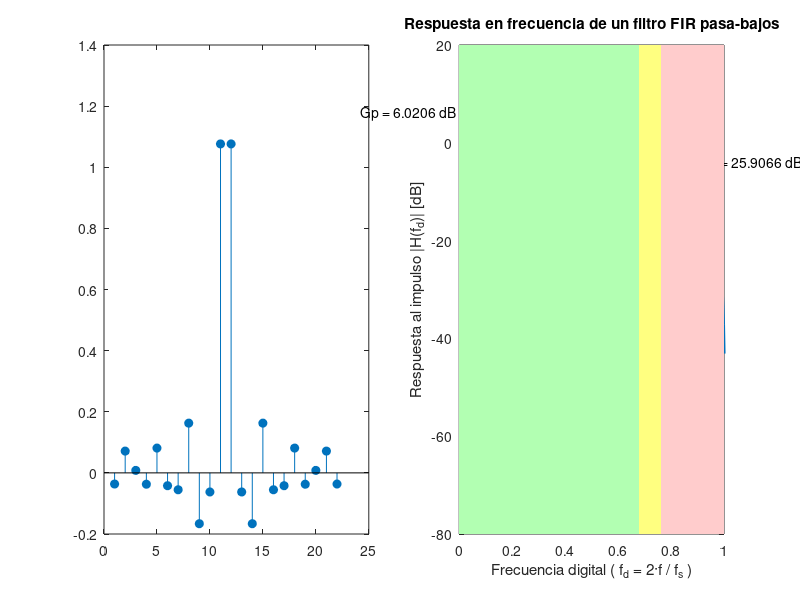

Here is the MATLAB script that generated this plot:
% <------- Guia 4 - Ejercicio 1 ----------->

clc; % borra la consola
clear all; % borra todas las variables
close all; % cierra las ventanas de imagen
pkg load control; % paquete con 'mag2db'
pkg load signal; % 'findpeaks'

% punto 1
h = load ('low_pass.dat'); % carga el archivo .dat
figure('name','Guia 4 ejercicio 1','Units','normalized','Position',[0 0 1 1]); % pantalla completa
subplot(1,2,1);  % subplot (filas, columnas, indice)
stem (h,'fill');

% punto 2
H = fft(h,1000);  % calcula la FFT con 1000 puntos de frecuencia, completa con ceros
Hdb = mag2db( abs( H(1:500) ) ); % convierte a dB el valor absoluto de las muestras de f positiva
fd = (0 : 1/500 : 1-(1/500) ); % vector con los valores de frecuencia digital fd = 2f / fs

subplot(1,2,2);
plot (fd, Hdb, 'linewidth', 3); % grafica la respuesta en frecuencia
limits = axis; % vector con los limites de los ejes [xmin xmax ymin ymax]
xmin = limits(1);
xmax = limits(2);
ymin = limits(3);
ymax = limits(4);
xlabel ('Frecuencia digital ( f_d = 2·f / f_s )'); % etiqueta eje X
ylabel ('Respuesta al impulso |H(f_d)| [dB]');  % etiqueta eje y
title ('Respuesta en frecuencia de un filtro FIR pasa-bajos'); % titulo

% punto 3

Gp = Hdb(1); % ganancia de continua
fc_H = find( Hdb <= ( Gp-3 ) ); % encuentra elemento con Gp-3dB
fc_H = fc_H(1); % solo la primera ocurrencia
Gfc = Hdb(fc_H); % ganancia en la frecuencia de corte
fc = fd(fc_H); % frecuencia de corte
Rp = max(Hdb); % ripple en banda de paso
fRp_H = find( Hdb == Rp ); % encuentra elemento de ripple
fRp = fd( fRp_H(1) ); % frecuencia donde se produce el maximo ripple
[H_sba, loc] = findpeaks(Hdb(fc_H:end), "DoubleSided"); % maximos [pico, ocurrencia], "DoubleSided" -> valores negativos
f_btr = fd( fc_H+loc(1) ); % f_max banda transicion
H_sba = max(H_sba); % busca el mayor pico
elem_sba = find ( Hdb(fc_H:end) == H_sba ); % busca el indice del mayor pico en la banda de rechazo
f_sba = fd( fc_H+elem_sba ); % frecuencia del mayor pico en la banda de rechazo

line ([0 f_sba], [Gp Gp], "linestyle", "-.", "color", "r", 'linewidth', 1);
line ([f_sba f_sba], [H_sba Gp], "linestyle", ":", "color", "b", 'linewidth', 1);
line ([fc fc], [ymin Gfc], "linestyle", "-.", "color", "r", 'linewidth', 1);
line ([fc fc], [Gfc Gp], "linestyle", ":", "color", "b", 'linewidth', 1);

text_Gp = ['Gp = ', num2str(Gp), ' dB '];
text_Rp = ['Rp = ', num2str(Rp), ' dB'];
text_fc = [' fc = ', num2str(fc), ' · fd'];
text_Sba = [' Sba = ', num2str(Gp-H_sba), ' dB'];

text (0, Gp, text_Gp, "horizontalalignment", "right");
text (fRp, Rp, text_Rp, "horizontalalignment", "center", "verticalalignment", "bottom");
text (fc, ymin, text_fc, "verticalalignment", "bottom");
text (f_sba, Gp+(H_sba/2), text_Sba);
text (fc, Gp-1.5, ' 3dB');
text (0, ymax, 'Banda de paso', "verticalalignment", "top");
text (xmax, ymax, 'Banda de rechazo', "horizontalalignment", "right", "verticalalignment", "top");

patch ([xmin xmin fc fc], [ymin ymax ymax ymin], [0.7 1 0.7],'EdgeColor', 'none');
patch ([fc fc f_btr f_btr], [ymin ymax ymax ymin], [1 1 0.5],'EdgeColor', 'none');
patch ([f_btr f_btr xmax xmax], [ymin ymax ymax ymin], [1 0.8 0.8],'EdgeColor', 'none');

axis ('auto'); % se vuelve a dibujar los ejes por si se sobreescribio alguna parte
